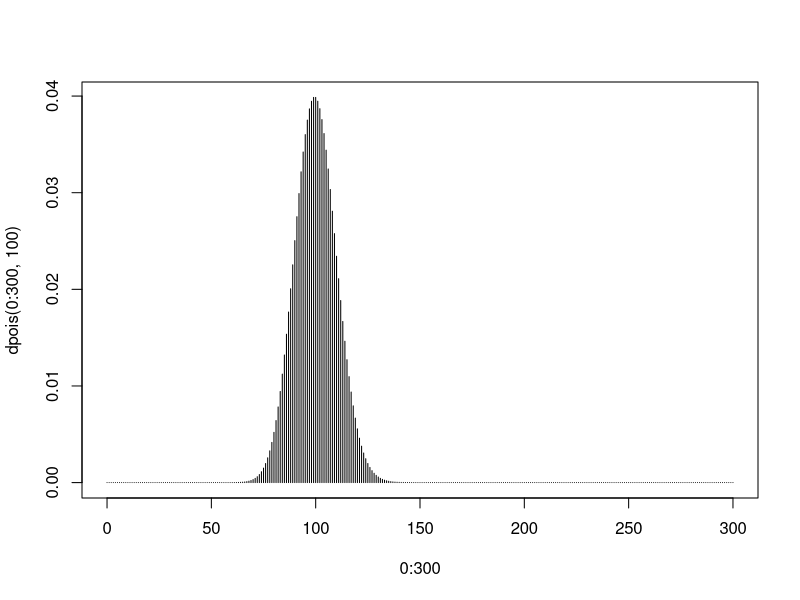
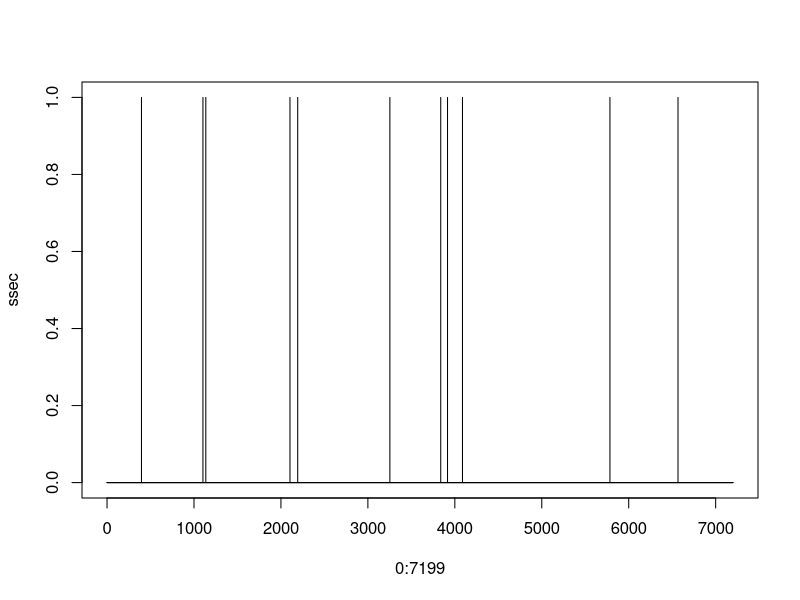
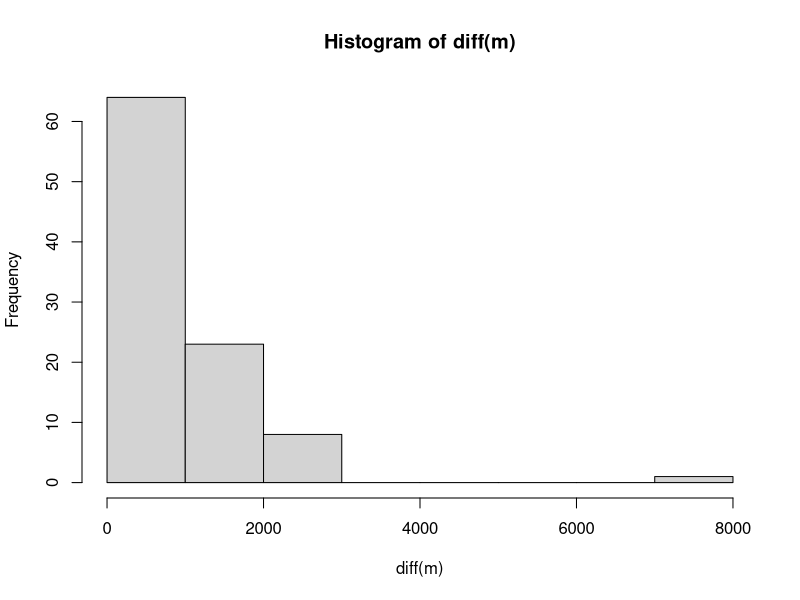

Write R code to recreate these figures, in order.
plot(0:300,dpois(0:300,100),type = 'h')
ppois(350,100,lower.tail = FALSE)

secs = rpois(84600, lambda= 100/84600)
ssec = secs[1:7200]
plot(0:7199,ssec,type = 'h')
sum(secs)

#c
secs
m = which(secs==1)
diff(m)
hist(diff(m))

